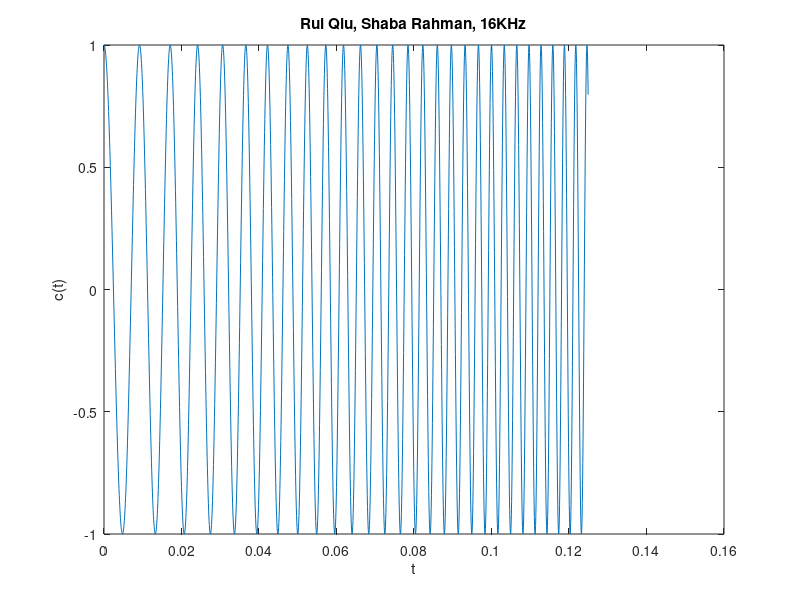

This chart was generated by the following MATLAB code:
clc;
clear;
f = 100; %f1
u=2000;    %miu
fs = 16000; %sampling frequency
Ts = 1/fs;
% Make the time vector for the 2000 samples plot
nplot=0:Ts:Ts*1999;
% Make the time vector for replayed sound spurt
% Play the spurt for 8 seconds
tfinal = 8;
nsound=0:Ts:tfinal;
%sample the chirp signal
cT = cos(pi*u*(nsound.^2)+2*pi*f*nsound);
% Make the plot
plot(nplot, cT(1:length(nplot)));
ylabel("c(t)");
xlabel("t");
title("Rui Qiu, Shaba Rahman, 16KHz");
% Save xnT as a wav sound file, soundfile.wav.
audiowrite('16khzchirpsoundfile.wav', cT, fs);
exportgraphics(gcf, '16khzchirpsoundfile.jpg');
%